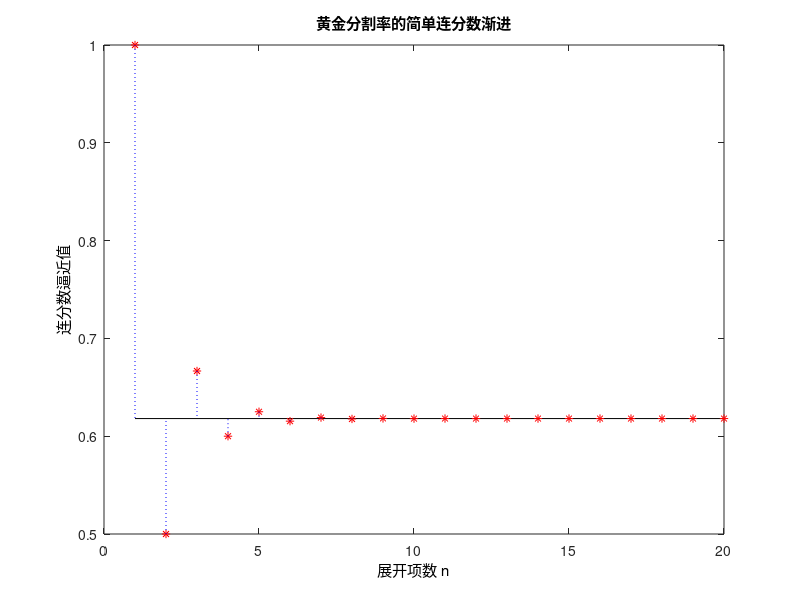

Reproduce this figure in MATLAB.
high = 1;

stand = (sqrt(5) - 1) / 2;

hold on;
box on;
title('黄金分割率的简单连分数渐进');
plot([1, 20], [stand, stand], 'k-');

for i = 1:20
    plot(i, high, 'r*');
    plot([i, i], [high, stand], 'b:');
    high = 1 / (1 + high);
end

set(get(gca, 'XLabel'), 'String', '展开项数 n');
set(get(gca, 'YLabel'), 'String', '连分数逼近值');
